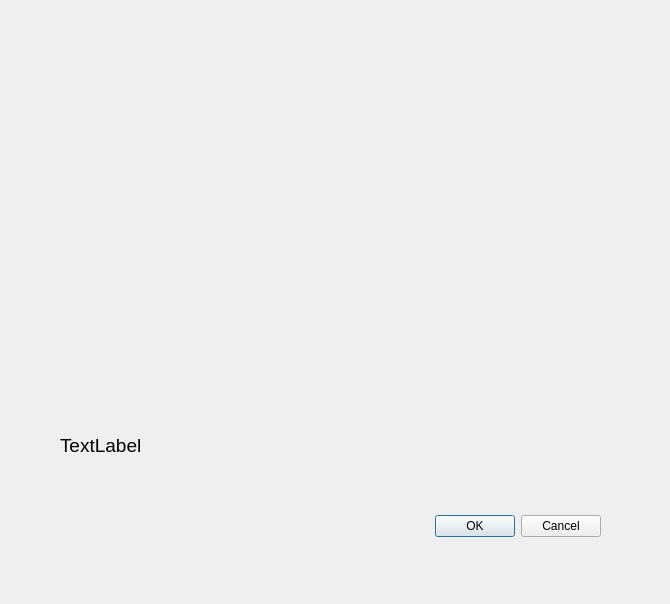
<?xml version="1.0" encoding="UTF-8"?>
<ui version="4.0">
 <class>Tips</class>
 <widget class="QDialog" name="Tips">
  <property name="geometry">
   <rect>
    <x>0</x>
    <y>0</y>
    <width>670</width>
    <height>604</height>
   </rect>
  </property>
  <property name="windowTitle">
   <string>Dialog</string>
  </property>
  <widget class="QDialogButtonBox" name="buttonBox">
   <property name="geometry">
    <rect>
     <x>410</x>
     <y>510</y>
     <width>191</width>
     <height>32</height>
    </rect>
   </property>
   <property name="font">
    <font>
     <family>Arial</family>
    </font>
   </property>
   <property name="orientation">
    <enum>Qt::Horizontal</enum>
   </property>
   <property name="standardButtons">
    <set>QDialogButtonBox::Cancel|QDialogButtonBox::Ok</set>
   </property>
  </widget>
  <widget class="QLabel" name="tip_text">
   <property name="geometry">
    <rect>
     <x>60</x>
     <y>410</y>
     <width>571</width>
     <height>71</height>
    </rect>
   </property>
   <property name="font">
    <font>
     <family>Arial</family>
     <pointsize>14</pointsize>
     <weight>50</weight>
     <bold>false</bold>
    </font>
   </property>
   <property name="text">
    <string>TextLabel</string>
   </property>
  </widget>
  <widget class="QLabel" name="label">
   <property name="geometry">
    <rect>
     <x>130</x>
     <y>40</y>
     <width>411</width>
     <height>361</height>
    </rect>
   </property>
   <property name="text">
    <string/>
   </property>
   <property name="pixmap">
    <pixmap>../../../../../sddefault.jpg</pixmap>
   </property>
  </widget>
 </widget>
 <resources/>
 <connections>
  <connection>
   <sender>buttonBox</sender>
   <signal>accepted()</signal>
   <receiver>Tips</receiver>
   <slot>accept()</slot>
   <hints>
    <hint type="sourcelabel">
     <x>248</x>
     <y>254</y>
    </hint>
    <hint type="destinationlabel">
     <x>157</x>
     <y>274</y>
    </hint>
   </hints>
  </connection>
  <connection>
   <sender>buttonBox</sender>
   <signal>rejected()</signal>
   <receiver>Tips</receiver>
   <slot>reject()</slot>
   <hints>
    <hint type="sourcelabel">
     <x>316</x>
     <y>260</y>
    </hint>
    <hint type="destinationlabel">
     <x>286</x>
     <y>274</y>
    </hint>
   </hints>
  </connection>
 </connections>
</ui>
